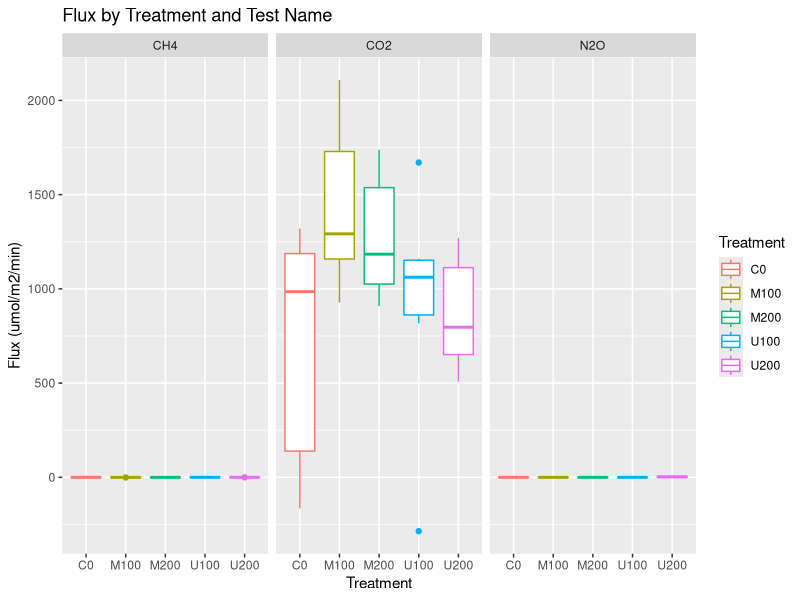
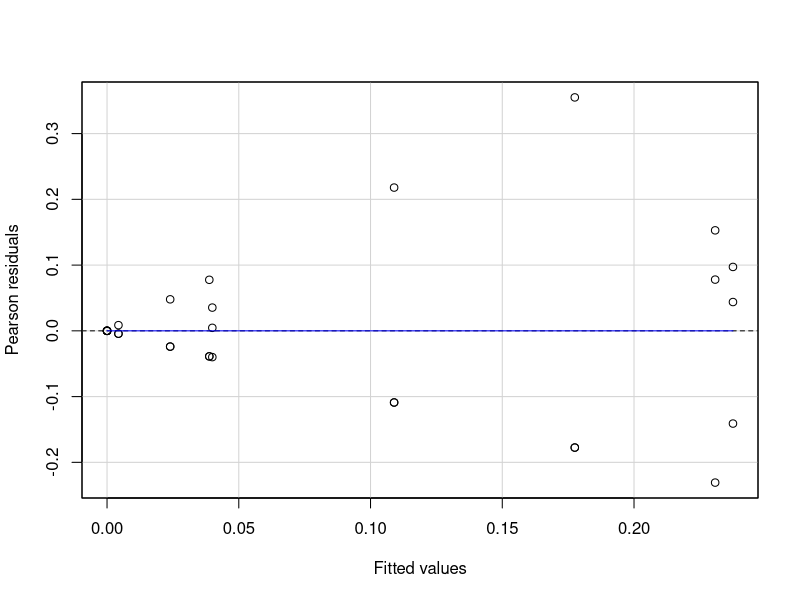

These figures' R source, in order: (Note: this script raises an error after producing the figures.)
# GHG Flux Data Analysis
## Load libraries
library(tidyverse)
library(car)
library(emmeans)
library(ggplot2)
# New test for GHZs Gas
# Use double backslashes and make sure there's no leading backslash
setwd("C:\\Users\\90958427\\OneDrive - Western Sydney University\\Niraj Pot Experiment\\Modified Data File")

# Alternatively, you can use forward slashes
setwd("C:/Users/90958427/OneDrive - Western Sydney University/Niraj Pot Experiment/Modified Data File")
GHZ<- read.csv("Final_GHG_Calculation_with_Flux.csv")
head(GHZ)
GHZ_clean <- GHZ %>%
  filter(!is.na(Flux..Fm..umol.m2.min..2))

ggplot(GHZ_clean, aes(x = Treatment, y = Flux..Fm..umol.m2.min..2, colour = Treatment)) + 
  geom_boxplot() + 
  facet_wrap(~Test.Name) +
  labs(title = "Flux by Treatment and Test Name", x = "Treatment", y = "Flux (umol/m2/min)")


# Fit the model for CH4
m1_CH4 <- lm(BF.flux..umol.min.m2. ~ Treatment * Plant.type , data = GHZ[GHZ$Test.Name == "CH4", ])
summary(m1_CH4)

# Check residuals for linearity and normality
residualPlot(m1_CH4)  # Plot residuals vs fitted values
qqPlot(m1_CH4)         # Q-Q plot to check normality of residuals

# Type II ANOVA test to check significance of effects
Anova(m1_CH4, type = "II")

# Perform multiple comparison test to see differences within Plant.type across Treatments
pairwise_comparisons_CH4 <- emmeans(m1_CH4, ~ Treatment | Plant.type)
summary(pairwise_comparisons_CH4)
multcomp::cld(pairwise_comparisons_CH4)

# Compare the effects of Treatment between different Plant types for CH4
plant_type_comparisons_CH4 <- emmeans(m1_CH4, pairwise ~ Plant.type | Treatment)
summary(plant_type_comparisons_CH4)
multcomp::cld(plant_type_comparisons_CH4)

# Repeat the analysis for CO2
m1_CO2 <- lm(BF.flux..umol.min.m2. ~ Treatment * Plant.type , data = GHZ[GHZ$Test.Name == "CO2", ])
summary(m1_CO2)
residualPlot(m1_CO2)
qqPlot(m1_CO2)
Anova(m1_CO2, type = "II")
pairwise_comparisons_CO2 <- emmeans(m1_CO2, ~ Treatment | Plant.type)
summary(pairwise_comparisons_CO2)
multcomp::cld(pairwise_comparisons_CO2)
plant_type_comparisons_CO2 <- emmeans(m1_CO2, pairwise ~ Plant.type | Treatment)
summary(plant_type_comparisons_CO2)
multcomp::cld(plant_type_comparisons_CO2)

# Repeat the analysis for N2O
m1_N2O <- lm(BF.flux..umol.min.m2. ~ Treatment * Plant.type , data = GHZ[GHZ$Test.Name == "N2O", ])
summary(m1_N2O)
residualPlot(m1_N2O)
qqPlot(m1_N2O)
Anova(m1_N2O, type = "II")
pairwise_comparisons_N2O <- emmeans(m1_N2O, ~ Treatment | Plant.type)
summary(pairwise_comparisons_N2O)
multcomp::cld(pairwise_comparisons_N2O)
plant_type_comparisons_N2O <- emmeans(m1_N2O, pairwise ~ Plant.type | Treatment)
summary(plant_type_comparisons_N2O)
multcomp::cld(plant_type_comparisons_N2O)

# Now repeat the analysis for each sampling time point (1st day, 3rd day, 5th day, 7th day)

# Example for CH4 on the 1st Day post-fertilization
m1_CH4_1stDay <- lm(AF_1stday_flux..umol.min.m2. ~ Treatment * Plant.type , data = GHZ[GHZ$Test.Name == "CH4", ])
summary(m1_CH4_1stDay)
residualPlot(m1_CH4_1stDay)
qqPlot(m1_CH4_1stDay)
Anova(m1_CH4_1stDay, type = "II")
pairwise_comparisons_CH4_1stDay <- emmeans(m1_CH4_1stDay, ~ Treatment | Plant.type)
summary(pairwise_comparisons_CH4_1stDay)
multcomp::cld(pairwise_comparisons_CH4_1stDay)
plant_type_comparisons_CH4_1stDay <- emmeans(m1_CH4_1stDay, pairwise ~ Plant.type | Treatment)
summary(plant_type_comparisons_CH4_1stDay)
multcomp::cld(plant_type_comparisons_CH4_1stDay)

# Repeat for each time point and Test.Name combination as needed

library(tidyr)
library(dplyr)
# Check the column names in your dataset
colnames(GHZ)
# Reshaping the data into long format
GHZ_long <- GHZ %>%
  gather(key = "Time_Point", value = "Flux", 
         `BF.flux..umol.min.m2.`, 
         `AF_1stday_flux..umol.min.m2.`, 
         `AF_3rdday_flux..umol.min.m2.`,
         `AF_5thday_flux..umol.min.m2.`,
         `AF_7thday_flux..umol.min.m2.`) %>%
  mutate(Time_Point = factor(Time_Point, 
                             levels = c("BF.flux..umol.min.m2.", 
                                        "AF_1stday_flux..umol.min.m2.", 
                                        "AF_3rdday_flux..umol.min.m2.", 
                                        "AF_5thday_flux..umol.min.m2.", 
                                        "AF_7thday_flux..umol.min.m2."),
                             labels = c("Pre-Fertilization", 
                                        "Day 1", "Day 3", "Day 5", "Day 7")))
# Filter out non-finite values
GHZ_long_filtered <- GHZ_long %>%
  filter(is.finite(Flux))
# Create box plots for each test name without non-finite values
ggplot(GHZ_long_filtered, aes(x = Time_Point, y = Flux, fill = Time_Point)) +
  geom_boxplot() +
  facet_wrap(~ Test.Name, scales = "free") +
  labs(title = "Flux Comparison Over Time", x = "Time Point", y = "Flux (umol/m2/min)") +
  theme(axis.text.x = element_text(angle = 45, hjust = 1), 
        legend.position = "bottom")
# Convert Treatment and Test.Name to factors if not already
GHZ_long_filtered$Treatment <- factor(GHZ_long_filtered$Treatment)
GHZ_long_filtered$Test.Name <- factor(GHZ_long_filtered$Test.Name)

# ANOVA to check if there are significant differences across the time points
anova_results <- aov(Flux ~ Time_Point * Treatment * Test.Name, data = GHZ_long_filtered)
summary(anova_results)
# Filter the dataset to include only N2O data
GHZ_N2O <- GHZ_long_filtered %>%
  filter(Test.Name == "N2O")
# Filter the dataset to include only N2O data
GHZ_N2O <- GHZ_long_filtered %>%
  filter(Test.Name == "N2O")
# Create box plots for N2O flux over different time points and treatments
ggplot(GHZ_N2O, aes(x = Time_Point, y = Flux, fill = Time_Point)) +
  geom_boxplot() +
  facet_wrap(~ Treatment, scales = "free") +
  labs(title = "N2O Flux Comparison Over Time by Treatment", 
       x = "Time Point", 
       y = "Flux (umol/m2/min)") +
  theme(axis.text.x = element_text(angle = 45, hjust = 1), 
        legend.position = "bottom")
# Perform ANOVA to test the significance of differences across time points and treatments
anova_results_N2O <- aov(Flux ~ Time_Point * Treatment, data = GHZ_N2O)
summary(anova_results_N2O)
# Perform ANOVA to test the significance of differences across time points and treatments
anova_results_N2O <- aov(Flux ~ Time_Point * Treatment, data = GHZ_N2O)
summary(anova_results_N2O)
# Plotting the line graph for N2O flux trends over time
ggplot(GHZ_N2O, aes(x = Time_Point, y = Flux, color = Treatment, group = Treatment)) +
  geom_line(size = 1) +
  geom_point(size = 2) +
  labs(title = "N2O Flux Trends Over Time by Treatment", 
       x = "Time Point", 
       y = "Flux (umol/m2/min)") +
  theme_minimal() +
  theme(axis.text.x = element_text(angle = 45, hjust = 1))
# Create box plots for N2O flux over different time points and treatments
ggplot(GHZ_N2O, aes(x = Time_Point, y = Flux, fill = Treatment)) +
  geom_boxplot() +
  labs(title = "N2O Flux Comparison Over Time by Treatment", 
       x = "Time Point", 
       y = "Flux (umol/m2/min)") +
  theme_minimal() +
  theme(axis.text.x = element_text(angle = 45, hjust = 1), 
        legend.position = "bottom")


# Filter the dataset to include only CO2 data
GHZ_CO2 <- GHZ_long_filtered %>%
  filter(Test.Name == "CO2")

# Create box plots for CO2 flux over different time points and treatments
ggplot(GHZ_CO2, aes(x = Time_Point, y = Flux, fill = Time_Point)) +
  geom_boxplot() +
  facet_wrap(~ Treatment, scales = "free") +
  labs(title = "CO2 Flux Comparison Over Time by Treatment", 
       x = "Time Point", 
       y = "Flux (umol/m2/min)") +
  theme(axis.text.x = element_text(angle = 45, hjust = 1), 
        legend.position = "bottom")

# Perform ANOVA to test the significance of differences across time points and treatments for CO2
anova_results_CO2 <- aov(Flux ~ Time_Point * Treatment, data = GHZ_CO2)
summary(anova_results_CO2)

# Plotting the line graph for CO2 flux trends over time
ggplot(GHZ_CO2, aes(x = Time_Point, y = Flux, color = Treatment, group = Treatment)) +
  geom_line(size = 1) +
  geom_point(size = 2) +
  labs(title = "CO2 Flux Trends Over Time by Treatment", 
       x = "Time Point", 
       y = "Flux (umol/m2/min)") +
  theme_minimal() +
  theme(axis.text.x = element_text(angle = 45, hjust = 1))

# Create box plots for CO2 flux over different time points and treatments
ggplot(GHZ_CO2, aes(x = Time_Point, y = Flux, fill = Treatment)) +
  geom_boxplot() +
  labs(title = "CO2 Flux Comparison Over Time by Treatment", 
       x = "Time Point", 
       y = "Flux (umol/m2/min)") +
  theme_minimal() +
  theme(axis.text.x = element_text(angle = 45, hjust = 1), 
        legend.position = "bottom")
# Filter the dataset to include only CH4 data
GHZ_CH4 <- GHZ_long_filtered %>%
  filter(Test.Name == "CH4")

# Create box plots for CH4 flux over different time points and treatments
ggplot(GHZ_CH4, aes(x = Time_Point, y = Flux, fill = Time_Point)) +
  geom_boxplot() +
  facet_wrap(~ Treatment, scales = "free") +
  labs(title = "CH4 Flux Comparison Over Time by Treatment", 
       x = "Time Point", 
       y = "Flux (umol/m2/min)") +
  theme(axis.text.x = element_text(angle = 45, hjust = 1), 
        legend.position = "bottom")

# Perform ANOVA to test the significance of differences across time points and treatments for CH4
anova_results_CH4 <- aov(Flux ~ Time_Point * Treatment, data = GHZ_CH4)
summary(anova_results_CH4)

# Plotting the line graph for CH4 flux trends over time
ggplot(GHZ_CH4, aes(x = Time_Point, y = Flux, color = Treatment, group = Treatment)) +
  geom_line(size = 1) +
  geom_point(size = 2) +
  labs(title = "CH4 Flux Trends Over Time by Treatment", 
       x = "Time Point", 
       y = "Flux (umol/m2/min)") +
  theme_minimal() +
  theme(axis.text.x = element_text(angle = 45, hjust = 1))

# Create box plots for CH4 flux over different time points and treatments
ggplot(GHZ_CH4, aes(x = Time_Point, y = Flux, fill = Treatment)) +
  geom_boxplot() +
  labs(title = "CH4 Flux Comparison Over Time by Treatment", 
       x = "Time Point", 
       y = "Flux (umol/m2/min)") +
  theme_minimal() +
  theme(axis.text.x = element_text(angle = 45, hjust = 1), 
        legend.position = "bottom")
# Perform ANOVA for N2O
anova_results_N2O <- aov(Flux ~ Time_Point * Treatment, data = GHZ_N2O)

# Perform post-hoc test for pairwise comparisons across treatments for each time point
pairwise_comparisons_N2O <- emmeans(anova_results_N2O, pairwise ~ Treatment | Time_Point)

# Display results
summary(pairwise_comparisons_N2O)

# Display compact letter display for significant differences
multcomp::cld(pairwise_comparisons_N2O)
# Perform ANOVA for CO2
anova_results_CO2 <- aov(Flux ~ Time_Point * Treatment, data = GHZ_CO2)

# Perform post-hoc test for pairwise comparisons across treatments for each time point
pairwise_comparisons_CO2 <- emmeans(anova_results_CO2, pairwise ~ Treatment | Time_Point)

# Display results
summary(pairwise_comparisons_CO2)

# Display compact letter display for significant differences
multcomp::cld(pairwise_comparisons_CO2)
# Perform ANOVA for CH4
anova_results_CH4 <- aov(Flux ~ Time_Point * Treatment, data = GHZ_CH4)

# Perform post-hoc test for pairwise comparisons across treatments for each time point
pairwise_comparisons_CH4 <- emmeans(anova_results_CH4, pairwise ~ Treatment | Time_Point)

# Display results
summary(pairwise_comparisons_CH4)

# Display compact letter display for significant differences
multcomp::cld(pairwise_comparisons_CH4)
